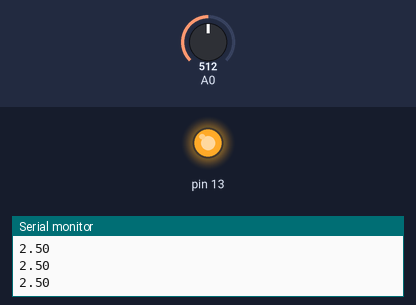
A sketch run on a simulated Arduino Uno, built with avr-gcc and run on an emulated ATmega328P. Parts: output pins drawn as LEDs (lit = HIGH), the last lines printed to the serial monitor. Dashed ring = blinking. The test bench sets the inputs (shaded band); at power-on: A0 = 512.

Above: at 1.2 s.
1.3 s: A0 set to 1016
2.8 s: A0 set to 1023
At 3.37 s:
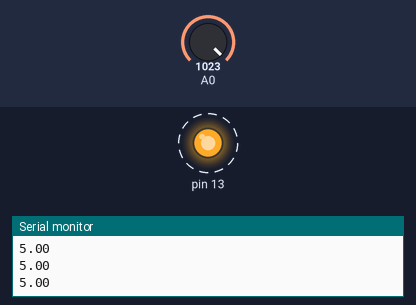
5.8 s: A0 set to 900
At 7.0 s:
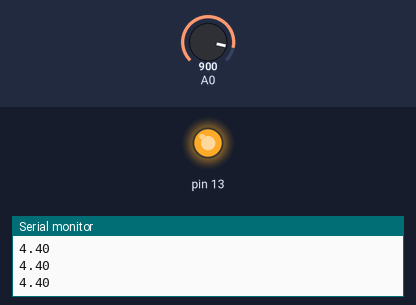
7.3 s: A0 set to 524
8.8 s: A0 set to 497
At 10.1 s:
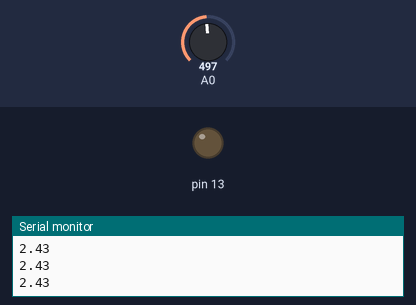
Timing chart, 0 to 11.3 s (numbered marks = the images above; inputs shaded):
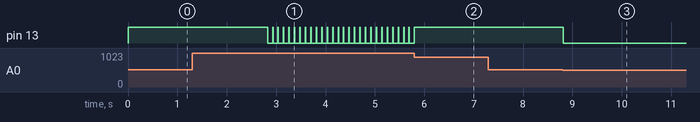

Measured:
- the behaviour switches between 1022 and 1023 on A0 (found by bisection; images 0 and 1)
- the behaviour switches between 511 and 510 on A0 (found by bisection; images 2 and 3)
- after the input at 2.8 s, pin 13: alternates HIGH for 0.01 s and LOW for 0.10 s, starting at once
- after the input at 5.8 s, pin 13: goes on until 5.8 s, then stays HIGH
- after the input at 8.8 s, pin 13: HIGH → LOW at once

The sketch:

Grafica_2D.ino
```cpp
#include "Potenciometro.h"

Encender_LED encender_led;

void setup() {
  Serial.begin(9600);
  encender_led.setU(13);
}

void loop() {
  encender_led.encender(13);
}
```

Potenciometro.h
```cpp
class Encender_LED{
  private:
  int led;
  int valor = 0;
  int estado = 0;

  public:

  void setU(int led){
    pinMode(led, OUTPUT);
  }

  void encender(int led){
    estado = analogRead(A0);
    if(estado < (1023/2)){
      digitalWrite(led, LOW);
      valor = map(estado,0,1023,0,5);
      float voltaje = estado * (5.0/1023.0);
      Serial.println(voltaje);
    }
    else{
      if((estado >= (1023/2)) && estado < 1023){
        valor = map(estado,0,1023,0,5);
        float voltaje = estado * (5.0/1023.0);
        digitalWrite(led, valor);
        Serial.println(voltaje);
      }
      else{
        valor = map(estado,0,1023,0,5);
        float voltaje = estado * (5.0/1023.0);
        digitalWrite(led, valor);
        Serial.println(voltaje);
        delay(10);
        digitalWrite(led, LOW);
      }
    }
    delay(100);
  }
};
```
